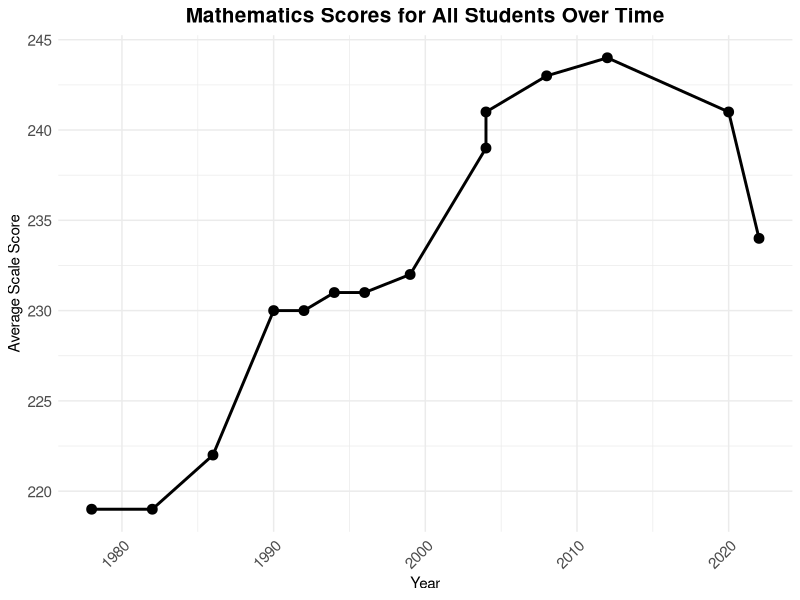
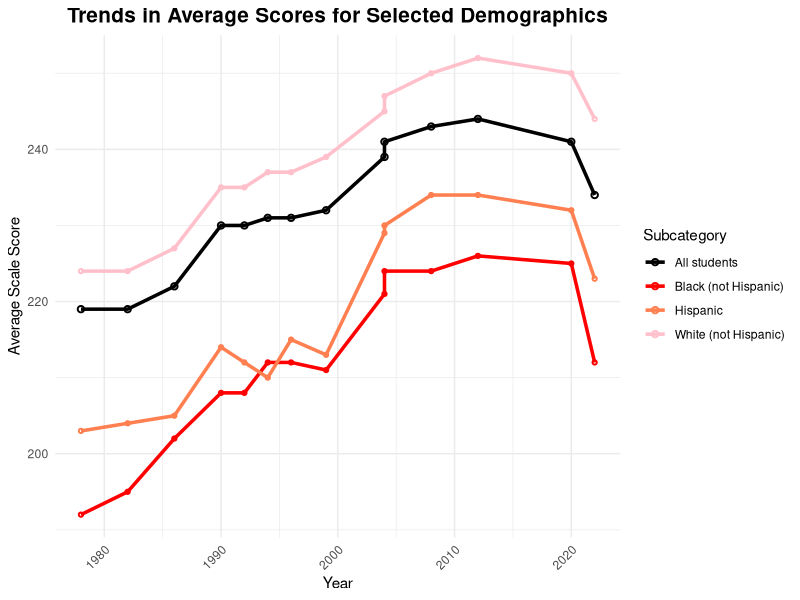
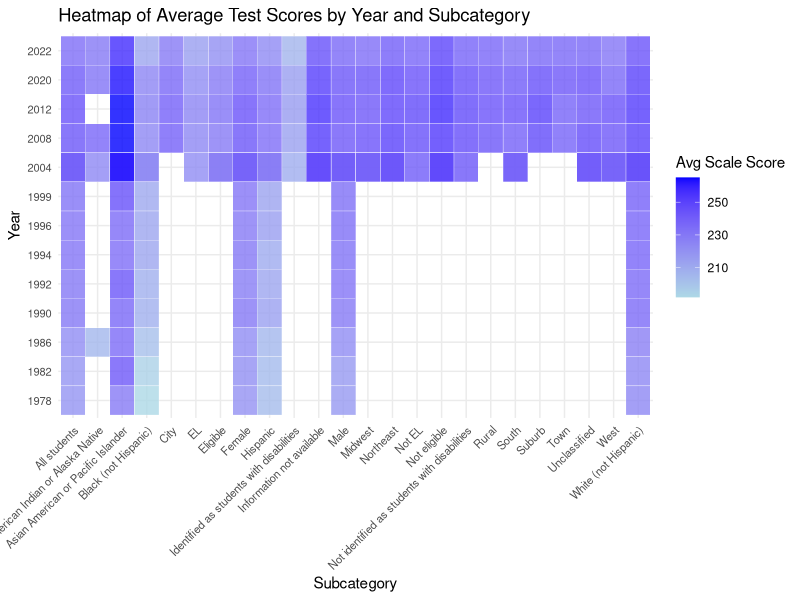
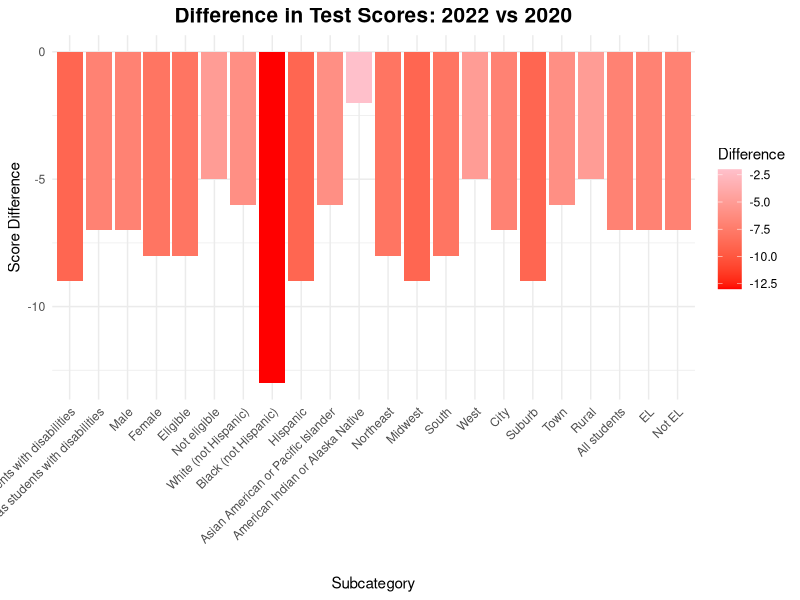
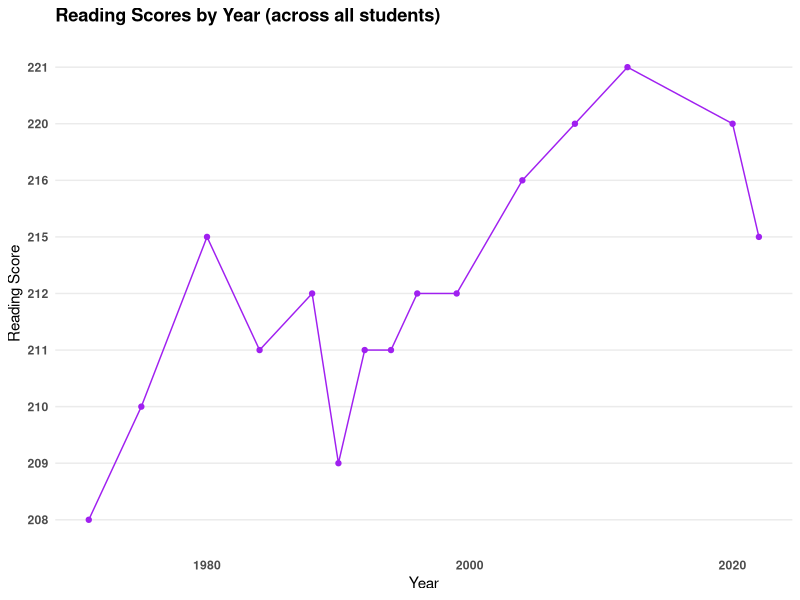
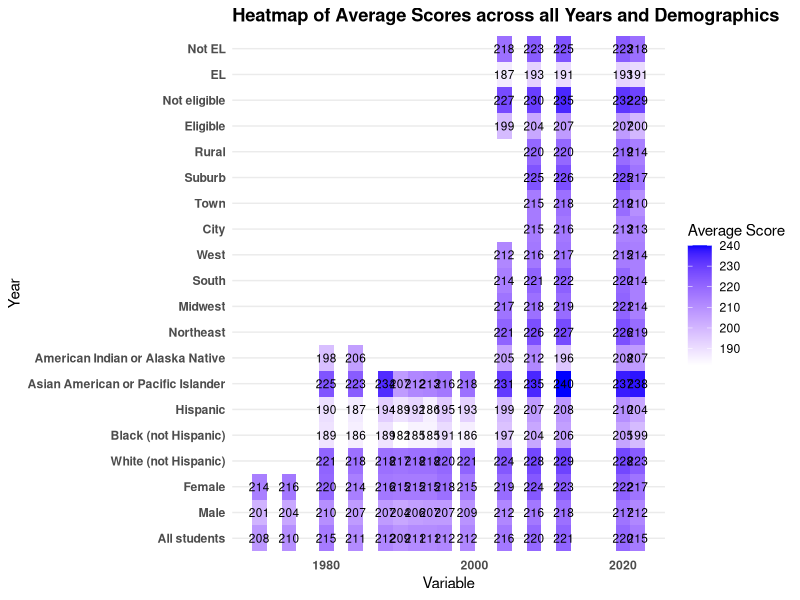
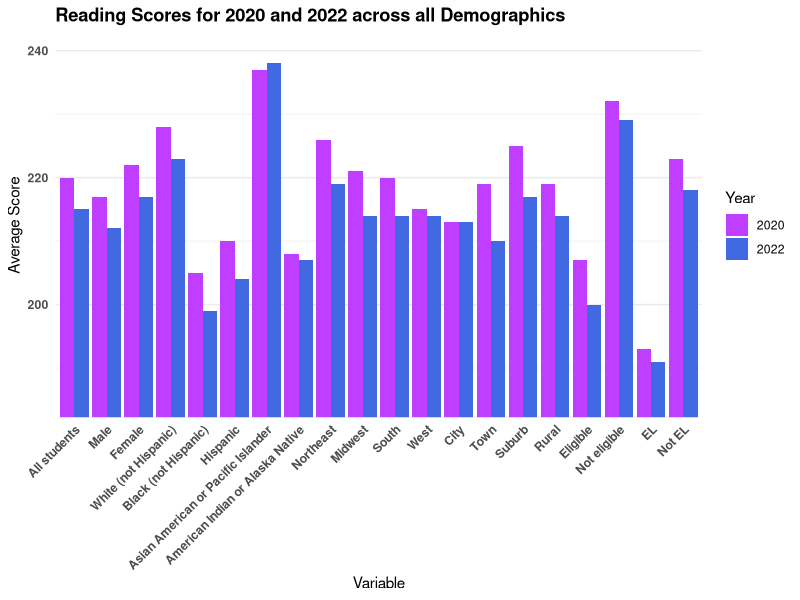
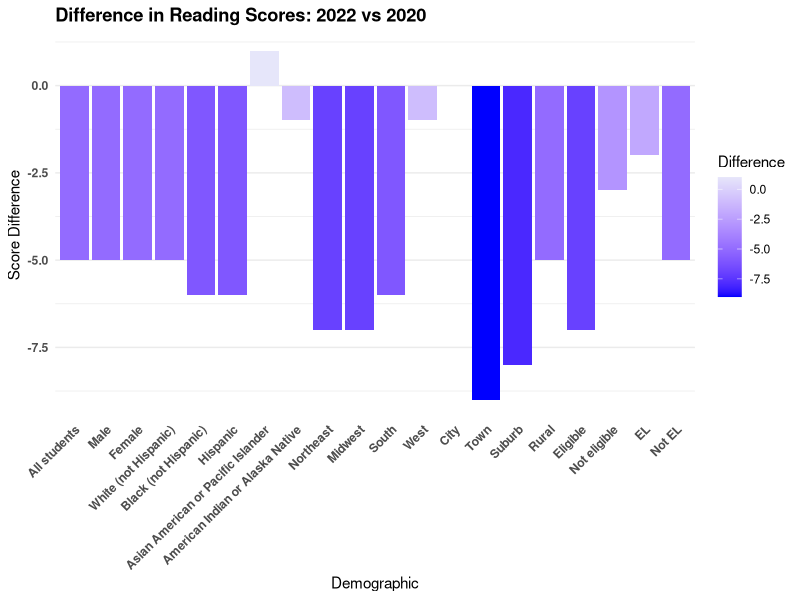

Write the R code that produced these figures, in order.
## ---- chunk 1
#| echo: false
#| output: false
library(tidyverse)
library(ggthemes)
library(lubridate)
library(ggridges)
## ---- chunk 2
#| echo: false
#| output: false

disability <- read_csv("data/mathematics/Mathematics, Age 9, Disability sta.csv", show_col_types = FALSE, name_repair = 'minimal')
colnames(disability) <- disability[8, 1:4]
disability <- disability[9:18, 1:4] |>
  mutate(
    Year = ymd(Year, truncated = 2L),
    `Average scale score` = as.numeric(na_if(na_if(`Average scale score`, "‡"), "—")),
    Subcategory = `Disability status of student, including those with 504 plan`,
    Category = "Disability"
  ) |>
  drop_na(`Average scale score`, Year)

gender <- read_csv("data/mathematics/Mathematics, Age 9, Gender.csv", show_col_types = FALSE, name_repair = 'minimal')
colnames(gender) <- gender[8, 1:4]
gender <- gender[9:36, 1:4] |>
  mutate(
    Year = ymd(Year, truncated = 2L),
    `Average scale score` = as.numeric(na_if(na_if(`Average scale score`, "‡"), "—")),
    Subcategory = Gender,
    Category = "Gender"
  ) |>
  drop_na(`Average scale score`, Year)

national_school <- read_csv("data/mathematics/Mathematics, Age 9, National School.csv", show_col_types = FALSE, name_repair = 'minimal')
colnames(national_school) <- national_school[8, 1:4]
national_school <- national_school[9:26, 1:4] |>
  mutate(
    Year = ymd(Year, truncated = 2L),
    `Average scale score` = as.numeric(na_if(na_if(`Average scale score`, "‡"), "—")),
    Subcategory = `National School Lunch Program eligibility, 3 categories`,
    Category = "National School Lunch"
  ) |>
  drop_na(`Average scale score`, Year)

race <- read_csv("data/mathematics/Mathematics, Age 9, Race ethnicity.csv", show_col_types = FALSE, name_repair = 'minimal')
colnames(race) <- race[8, 1:4]
race <- race[9:92, 1:4] |>
  mutate(
    Year = ymd(Year, truncated = 2L),
    `Average scale score` = as.numeric(na_if(na_if(`Average scale score`, "‡"), "—")),
    Subcategory = `Race/ethnicity (6 categories)`,
    Category = "Race/Ethnicity"
  ) |>
  drop_na(`Average scale score`, Year)

region <- read_csv("data/mathematics/Mathematics, Age 9, Region of the.csv", show_col_types = FALSE, name_repair = 'minimal')
colnames(region) <- region[8, 1:4]
region <- region[9:37, 1:4] |>
  mutate(
    Year = ymd(Year, truncated = 2L),
    `Average scale score` = as.numeric(na_if(na_if(`Average scale score`, "‡"), "—")),
    Subcategory = `Region of the country`,
    Category = "Region"
  ) |>
  drop_na(`Average scale score`, Year)

location <- read_csv("data/mathematics/Mathematics, Age 9, School location.csv", show_col_types = FALSE, name_repair = 'minimal')
colnames(location) <- location[8, 1:4]
location <- location[9:24, 1:4] |>
  mutate(
    Year = ymd(Year, truncated = 2L),
    `Average scale score` = as.numeric(na_if(na_if(`Average scale score`, "‡"), "—")),
    Subcategory = `School location, 4 categories`,
    Category = "School Location"
  ) |>
  drop_na(`Average scale score`, Year)

eng_status <-read_csv("data/mathematics/Mathematics, Age 9, Status as Engl.csv", show_col_types = FALSE, name_repair = 'minimal')
colnames(eng_status) <- eng_status[8, 1:4]
eng_status <- eng_status[9:18, 1:4] |>
  mutate(
    Year = ymd(Year, truncated = 2L),
    `Average scale score` = as.numeric(na_if(na_if(`Average scale score`, "‡"), "—")),
    Subcategory = `Status as English learner, 2 categories`,
    Category = "English Learner Status"
  ) |>
  drop_na(`Average scale score`, Year)

all_students <- read_csv("data/mathematics/Mathematics, Age 9, All students.csv", show_col_types = FALSE, name_repair = 'minimal')
colnames(all_students) <- all_students[8, 1:4]
all_students <- all_students[9:24, 1:4] |>
  mutate(
    Year = ymd(Year, truncated = 2L),
    `Average scale score` = as.numeric(na_if(na_if(`Average scale score`, "‡"), "—")),
    Subcategory = `All students`,
    Category = "All Students"
  ) |>
  drop_na(`Average scale score`, Year)

combined_data <- bind_rows(
  disability |> mutate(Subcategory = `Disability status of student, including those with 504 plan`, Category = "Disability"),
  gender |> mutate(Subcategory = Gender, Category = "Gender"),
  national_school |> mutate(Subcategory = `National School Lunch Program eligibility, 3 categories`, Category = "National School Lunch"),
  race |> mutate(Subcategory = `Race/ethnicity (6 categories)`, Category = "Race/Ethnicity"),
  region |> mutate(Subcategory = `Region of the country`, Category = "Region"),
  location |> mutate(Subcategory = `School location, 4 categories`, Category = "School Location"),
  all_students |> mutate(Subcategory = "All students", Category = "All Students"),
  eng_status |> mutate(Subcategory = `Status as English learner, 2 categories`, Category = "English Learner Status")

)
## ---- chunk 3
ggplot(all_students, aes(x = Year, y = `Average scale score`)) +
  geom_point(size = 3) +
  geom_line(group = 1, size = 1) +
  labs(
    title = "Mathematics Scores for All Students Over Time",
    x = "Year",
    y = "Average Scale Score"
  ) +
  theme_minimal() +
  theme(
    plot.title = element_text(size = 15, hjust = 0.5, face = "bold"),
    axis.text.x = element_text(size = 11, angle = 45, hjust = 1),
    axis.text.y = element_text(size = 11)
  )
## ---- chunk 4
key_categories <- combined_data |>
  filter(Subcategory %in% c("White (not Hispanic)", "Black (not Hispanic)", "Hispanic", "All students"))

ggplot(key_categories, aes(x = Year, y = `Average scale score`, group = Subcategory)) +
  geom_line(aes(color = Subcategory, size = Subcategory == "All students"), size = 1.2) +
  geom_point(aes(color = Subcategory, size = Subcategory == "All students"), shape = 21, stroke = 1) +
  scale_color_manual(
    values = c(
      "All students" = "black",
      "White (not Hispanic)" = "pink",
      "Black (not Hispanic)" = "red",
      "Hispanic" = "coral"
    )
  ) +
  scale_size_manual(
    values = c("FALSE" = 0.8, "TRUE" = 1.5),
    guide = "none"  # Hides the legend for size
  ) +
  labs(
    title = "Trends in Average Scores for Selected Demographics",
    x = "Year",
    y = "Average Scale Score",
    color = "Subcategory"
  ) +
  theme_minimal() +
  theme(
    plot.title = element_text(size = 15, hjust = 0.5, face = "bold"),
    axis.text.x = element_text(angle = 45, hjust = 1)
  )
## ---- chunk 5
data_combined <- bind_rows(all_students, disability, gender, national_school, race, region, location, eng_status)

data_combined <- data_combined |> mutate(Year = as.factor(year(Year)))
ggplot(data_combined, aes(x = Subcategory, y = Year, fill = `Average scale score`)) +
  geom_tile(color = "white", alpha = 0.8) +
  scale_fill_gradient(low = "lightblue", high = "blue", na.value = "grey90") +
  labs(
    title = "Heatmap of Average Test Scores by Year and Subcategory",
    x = "Subcategory",
    y = "Year",
    fill = "Avg Scale Score"
  ) +
  theme_minimal() +
  theme(
    axis.text.x = element_text(angle = 45, hjust = 1, size = 8),
    axis.text.y = element_text(size = 8),
    legend.position = "right"
  )
## ---- chunk 6
variableorder <- unique(combined_data$Subcategory)
diff_plot_data <- combined_data |>
  mutate(Year = year(Year)) |>
  filter(Year %in% c(2020, 2022)) |>
  pivot_wider(names_from = Year, values_from = `Average scale score`, names_prefix = "Year_") |>
  mutate(Difference = Year_2022 - Year_2020) |>
  filter(!is.na(Difference), !Subcategory %in% c("Unclassified", "Information not available"))
#2020vs2022
ggplot(diff_plot_data, aes(x = factor(Subcategory, levels = variableorder), y = Difference, fill = Difference)) +
geom_col() +

scale_fill_gradient(low = "red", high = "pink") +
  labs(
    title = "Difference in Test Scores: 2022 vs 2020",
    x = "Subcategory",
    y = "Score Difference"
  ) +
  theme_minimal() +
  theme(
    axis.text.x = element_text(angle = 45, hjust = 1),
    plot.title = element_text(size = 15, hjust = 0.5, face = "bold")
  )
## ---- chunk 7
all_students <- read_csv("data/reading/NAEP_All.csv")
disability <- read_csv("data/reading/NAEP_Disability.csv")
english_status <- read_csv("data/reading/NAEP_EnglishStatus.csv")
gender <- read_csv("data/reading/NAEP_Gender.csv")
location <- read_csv("data/reading/NAEP_Location.csv")
lunch_program <- read_csv("data/reading/NAEP_LunchProgram.csv")
race <- read_csv("data/reading/NAEP_Race.csv")
region <- read_csv("data/reading/NAEP_Region.csv")
## ---- chunk 8
all_students <- all_students[8:24, ]
disability <- disability[8:40, ]
english_status <- english_status[8:40, ]
gender <- gender[8:40, ]
location <- location[8:72, ]
lunch_program <- lunch_program[8:56, ]
race <- race[8:104, ]
region <- region[8:88, ]
## ---- chunk 9
colnames(all_students) <- as.character(all_students[1, ])
all_students <- all_students[-1, ]

colnames(disability) <- as.character(disability[1, ])
disability <- disability[-1, ]

colnames(english_status) <- as.character(english_status[1, ])
english_status <- english_status[-1, ]

colnames(gender) <- as.character(gender[1, ])
gender <- gender[-1, ]

colnames(location) <- as.character(location[1, ])
location <- location[-1, ]

colnames(lunch_program) <- as.character(lunch_program[1, ])
lunch_program <- lunch_program[-1, ]

colnames(race) <- as.character(race[1, ])
race <- race[-1, ]

colnames(region) <- as.character(region[1, ])
region <- region[-1, ]
## ---- chunk 10
pivot_wider(english_status, names_from="Status as English learner, 2 categories", values_from="Average scale score") -> english_wider

pivot_wider(gender, names_from="Gender", values_from="Average scale score") -> gender_wider

pivot_wider(location, names_from="School location, 4 categories", values_from="Average scale score") -> location_wider

pivot_wider(lunch_program, names_from="National School Lunch Program eligibility, 3 categories", values_from="Average scale score") -> lunch_wider

pivot_wider(region, names_from="Region of the country", values_from="Average scale score") -> region_wider

pivot_wider(race, names_from="Race/ethnicity (6 categories)", values_from="Average scale score") -> race_wider

pivot_wider(all_students, names_from="All students", values_from="Average scale score") -> all_wider
## ---- chunk 11
english_wider |>
  left_join(gender_wider, by = c("Year", "Jurisdiction")) |>
  left_join(location_wider, by = c("Year", "Jurisdiction")) |>
  left_join(lunch_wider, by = c("Year", "Jurisdiction")) |>
  left_join(region_wider, by = c("Year", "Jurisdiction")) |>
  left_join(race_wider, by = c("Year", "Jurisdiction")) |>
  left_join(all_wider, by = c("Year", "Jurisdiction")) -> all_reading_data
## ---- chunk 12
all_reading_data$Year <- gsub("[^0-9]", "", all_reading_data$Year)
all_reading_data <- all_reading_data[-6, ]
all_reading_data$Year <- as.Date(paste0(all_reading_data$Year, "-01-01"))
## ---- chunk 13
ggplot(all_reading_data, aes(x=Year, y=`All students`, group=1)) +
  geom_point(color="purple") +
  geom_line(color="purple") +
  theme_minimal() +
  labs(title = "Reading Scores by Year (across all students)", x = "Year", y = "Reading Score") +
  theme_minimal() +
  theme(panel.grid.major.x = element_blank(), panel.grid.minor.x = element_blank()) +
  theme(plot.title=element_text(face="bold")) +
  theme(axis.text = element_text(face="bold"))
## ---- chunk 14
variableorder <- c("All students", "Male", "Female", "White (not Hispanic)", "Black (not Hispanic)", "Hispanic", "Asian American or Pacific Islander", "American Indian or Alaska Native", "Northeast", "Midwest", "South", "West", "City", "Town", "Suburb", "Rural", "Eligible", "Not eligible", "EL", "Not EL")

all_reading_data |>
  pivot_longer(cols = -Year, names_to = "Variable", values_to = "Avg_Score") |>
  mutate(across(-c("Year", "Variable"), as.numeric)) |>
  drop_na(Avg_Score) |>
  filter(Variable != "Unclassified") |>
  filter(Variable != "Information not available") |>
  ggplot(aes(x = Year, y = factor(Variable, levels = variableorder), fill = Avg_Score)) +
  geom_tile() +
  geom_text(aes(label = round(Avg_Score, 1)), color = "black", size = 3) +
  scale_fill_gradient(low = "white", high = "blue") +
  theme_minimal() +
  labs(title = "Heatmap of Average Scores across all Years and Demographics",
      x = "Variable",
      y = "Year",
      fill = "Average Score") +
  theme(panel.grid.major.x = element_blank(), panel.grid.minor.x = element_blank()) +
  theme(plot.title=element_text(face="bold")) +
  theme(axis.text = element_text(face="bold"))
## ---- chunk 15
all_reading_data |>
  mutate(Year = as.numeric(format(Year, "%Y")),
         Year = factor(Year, levels = c(2020, 2022))) |>
  pivot_longer(cols = -Year, names_to = "Variable", values_to = "Avg_Score") |>
  mutate(across(-c("Year", "Variable"), as.numeric)) |>
  drop_na(Avg_Score) |>
  filter(Year == 2020 | Year == 2022) |>
  filter(Variable != "Unclassified") |>
  filter(Variable != "Information not available") |>
  ggplot(aes(x = factor(Variable, levels = variableorder), y = Avg_Score, fill = Year, group = Year)) +
  geom_bar(stat = 'identity', position = 'dodge') +
  labs(title = "Reading Scores for 2020 and 2022 across all Demographics",
       x = "Variable",
       y = "Average Score",
       fill = "Year") +
  scale_fill_manual(values = c("2020" = "darkorchid1", "2022" = "royalblue")) +
  theme_minimal() +
  coord_cartesian(ylim=c(185,240)) +
  theme(axis.text.x = element_text(angle = 45, hjust = 1)) +
  theme(panel.grid.major.x = element_blank(), panel.grid.minor.x = element_blank()) +
  theme(plot.title=element_text(face="bold")) +
  theme(axis.text = element_text(face="bold"))
## ---- chunk 16
all_reading_data |>
  mutate(Year = as.numeric(format(Year, "%Y"))) |>
  pivot_longer(cols = -Year, names_to = "Variable", values_to = "Avg_Score") |>
  filter(Year == 2020 | Year == 2022) |>
  pivot_wider(names_from = Year, values_from = Avg_Score) |>
  mutate(`2022` = as.numeric(`2022`), `2020` = as.numeric(`2020`)) |>
  drop_na(`2022`) |>
  drop_na(`2020`) |>
  mutate(Difference = `2022` - `2020`) |>
  filter(Variable != "Unclassified") |>
  filter(Variable != "Information not available") |>
  ggplot(aes(x = factor(Variable, levels = variableorder), y = Difference, fill = Difference)) +
  geom_bar(stat = 'identity', position = 'dodge') +
  labs(title = "Difference in Reading Scores: 2022 vs 2020",
       x = "Demographic",
       y = "Score Difference") +
  theme_minimal() +
  scale_fill_gradient(low = "blue", high = "lavender") +
  theme(axis.text.x = element_text(angle = 45, hjust = 1)) +
  theme(panel.grid.major.x = element_blank(), panel.grid.minor.x = element_blank()) +
  theme(plot.title=element_text(face="bold")) +
  theme(axis.text = element_text(face="bold"))
## ---- chunk 17
all_reading_data |>
  mutate(Year = as.numeric(format(Year, "%Y"))) |>
  pivot_longer(cols = -Year, names_to = "Variable", values_to = "Avg_Score") |>
  filter(Year == 2004 | Year == 2012 | Year == 2022) |>
  pivot_wider(names_from = Year, values_from = Avg_Score) |>
  mutate(`2022` = as.numeric(`2022`), `2012` = as.numeric(`2012`), `2004` = as.numeric(`2004`)) |>
  drop_na(`2022`) |>
  drop_na(`2012`) |>
  drop_na(`2004`) |>
  mutate(last10 = `2022` - `2012`) |>
  mutate(prev10 = `2012` - `2004`) |>
  select(Variable, last10, prev10) |>
  pivot_longer(cols = -Variable, names_to = "Period", values_to = "Difference") |>
  mutate(Period = factor(Period, levels = c("prev10", "last10"))) |>
  filter(Variable != "Unclassified") |>
  filter(Variable != "Information not available") |>
  ggplot(aes(x = factor(Variable, levels = variableorder), y = Difference, fill = Period, group = Period)) +
  geom_bar(stat = 'identity', position = 'dodge') +
  labs(title = "Long Term Trends in Reading Scores Over Last  20 Years",
       x = "Variable",
       y = "Difference in Score Over 10 Year Period",
       fill = "Period") +
  scale_fill_manual(labels = c("2004 to 2012", "2012 to 2022"), values = c("prev10" = "darkorchid1", "last10" = "royalblue")) +
  theme_minimal() +
  theme(axis.text.x = element_text(angle = 45, hjust = 1)) +
  theme(panel.grid.major.x = element_blank(), panel.grid.minor.x = element_blank()) +
  theme(plot.title=element_text(face="bold")) +
  theme(axis.text = element_text(face="bold"))
